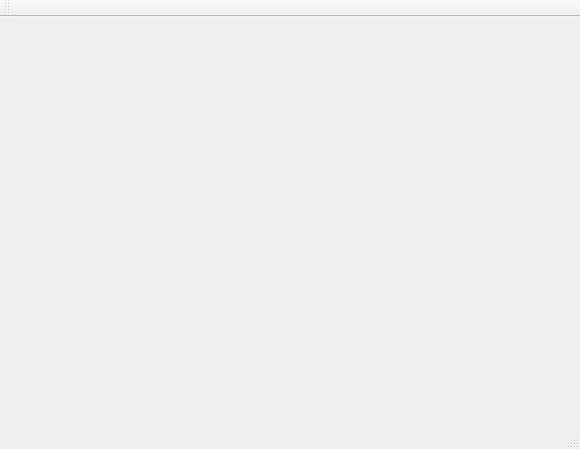
<?xml version="1.0" encoding="UTF-8"?>
<ui version="4.0">
 <class>MainWindow</class>
 <widget class="QMainWindow" name="MainWindow">
  <property name="geometry">
   <rect>
    <x>0</x>
    <y>0</y>
    <width>580</width>
    <height>449</height>
   </rect>
  </property>
  <property name="windowTitle">
   <string>MainWindow</string>
  </property>
  <widget class="QWidget" name="centralWidget"/>
  <widget class="QMenuBar" name="menuBar">
   <property name="geometry">
    <rect>
     <x>0</x>
     <y>0</y>
     <width>580</width>
     <height>21</height>
    </rect>
   </property>
  </widget>
  <widget class="QToolBar" name="mainToolBar">
   <attribute name="toolBarArea">
    <enum>TopToolBarArea</enum>
   </attribute>
   <attribute name="toolBarBreak">
    <bool>false</bool>
   </attribute>
  </widget>
  <widget class="QStatusBar" name="statusBar"/>
 </widget>
 <layoutdefault spacing="6" margin="11"/>
 <resources/>
 <connections/>
</ui>
